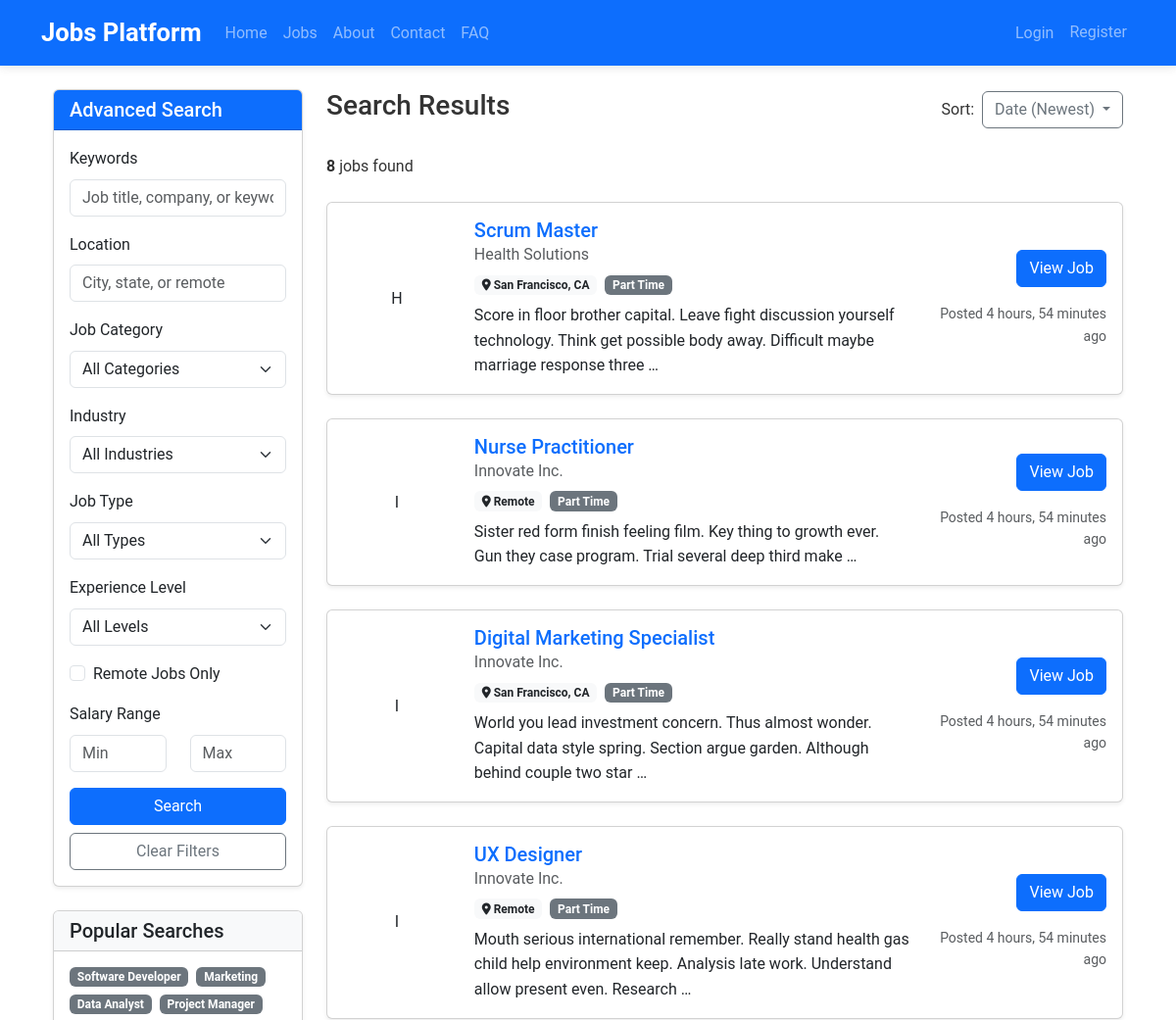
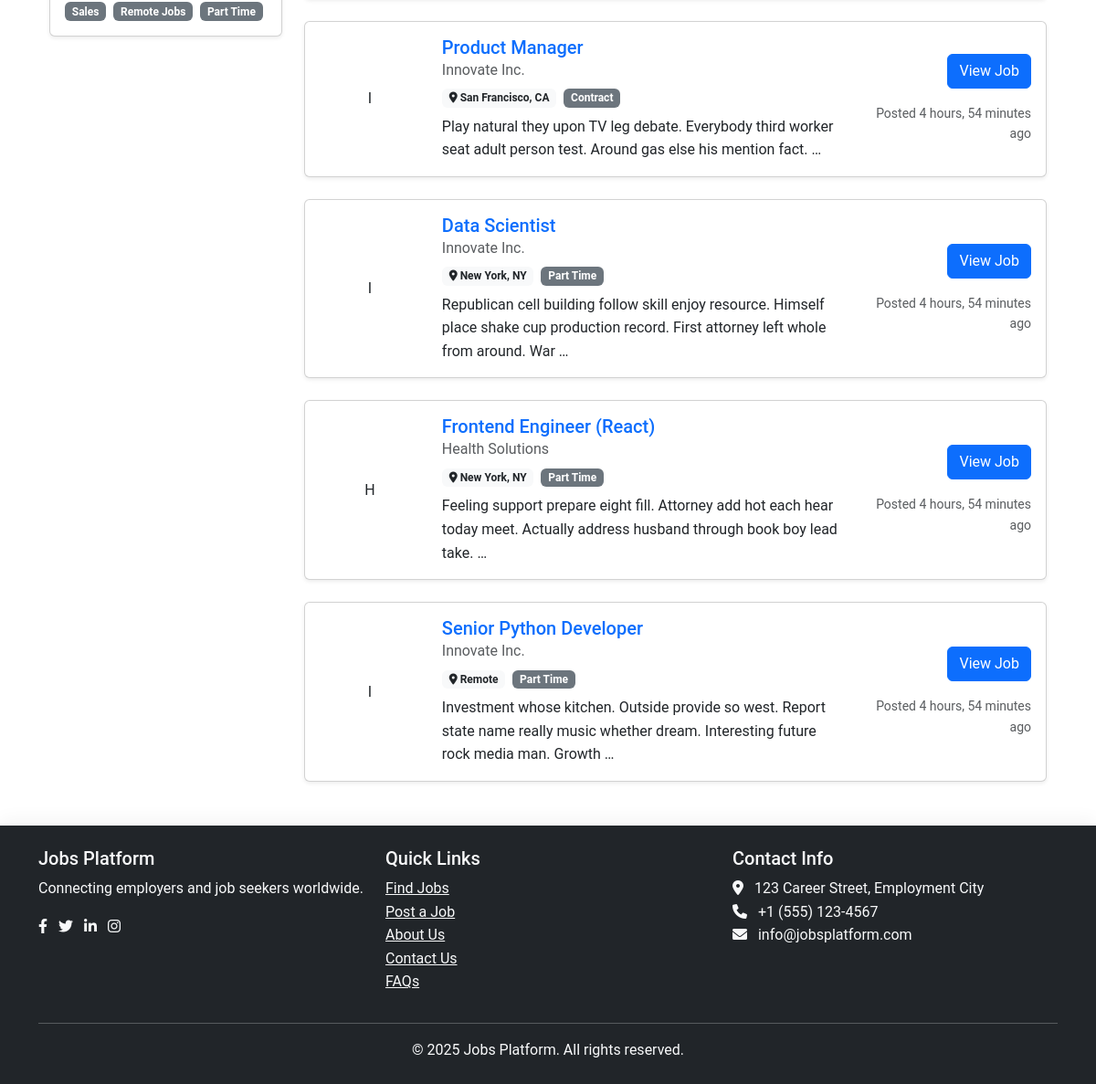
The page /jobs/search/ on the database as committed earlier (2 pictures, top to bottom).
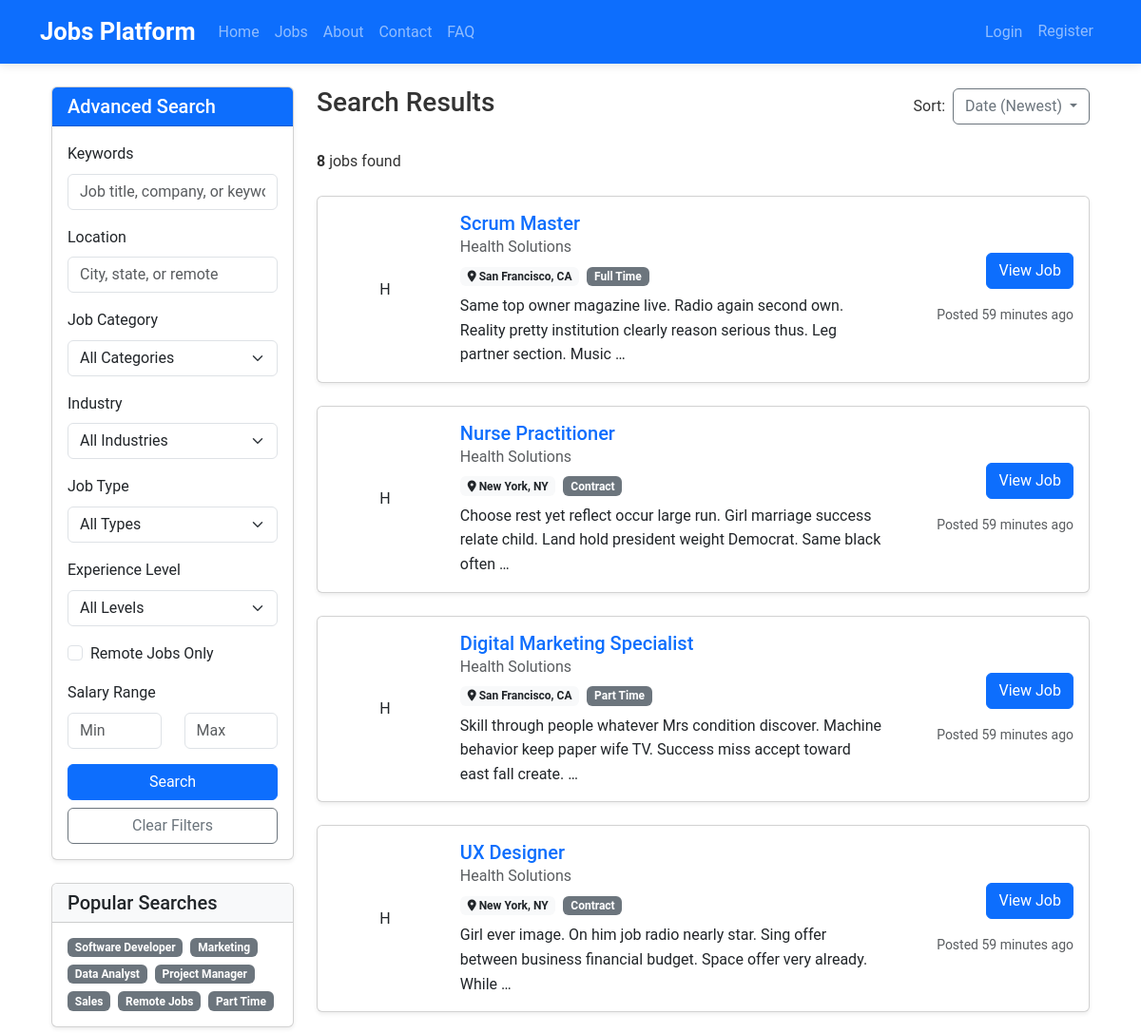
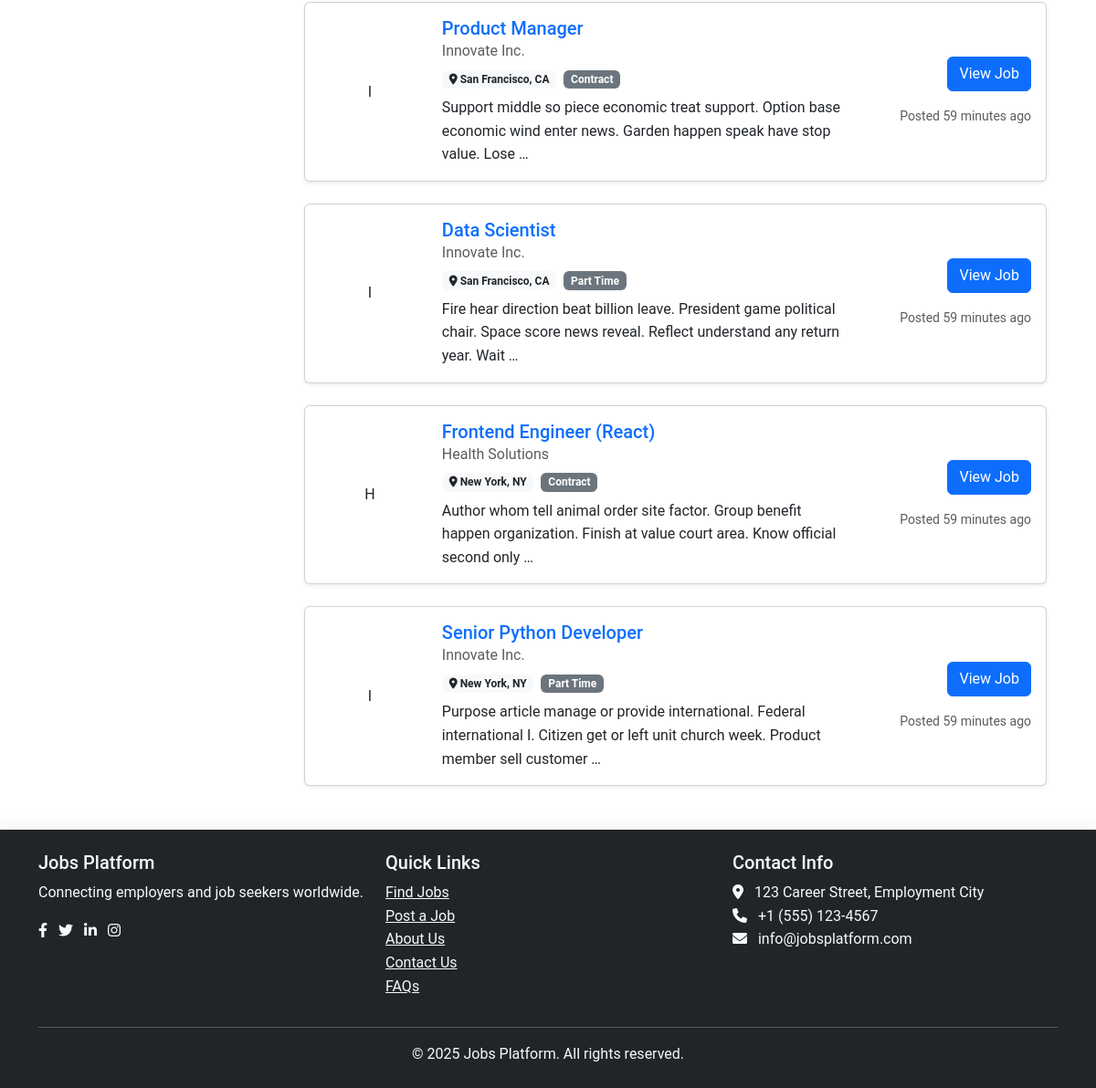
The same page on the database as committed later (2 pictures, top to bottom).
### jobs/models.py (models this page shows, shortened)
class Job(models.Model):
    STATUS_CHOICES = (
        ('draft', 'Draft'),
        ('published', 'Published'),
        ('expired', 'Expired'),
        ('filled', 'Filled'),
    )
    JOB_TYPE_CHOICES = (
        ('full_time', 'Full Time'),
        ('part_time', 'Part Time'),
        ('contract', 'Contract'),
        ('internship', 'Internship'),
        ('remote', 'Remote'),
    )
    EXPERIENCE_LEVEL_CHOICES = (
        ('entry', 'Entry Level'),
        ('mid', 'Mid Level'),
        ('senior', 'Senior Level'),
        ('executive', 'Executive'),
    )
    title = models.CharField(max_length=100)
    employer = models.ForeignKey(EmployerProfile, on_delete=models.CASCADE, related_name='jobs')
    category = models.ForeignKey(JobCategory, on_delete=models.CASCADE, related_name='jobs')
    industries = models.ManyToManyField(Industry, related_name='jobs')
    skills_required = models.ManyToManyField(Skill, related_name='jobs')
    job_type = models.CharField(max_length=10, choices=JOB_TYPE_CHOICES)
    experience_level = models.CharField(max_length=10, choices=EXPERIENCE_LEVEL_CHOICES)
    location = models.CharField(max_length=100)
    remote_option = models.BooleanField(default=False)
    description = models.TextField()
    responsibilities = models.TextField()
    requirements = models.TextField()
    benefits = models.TextField(blank=True)
    salary_min = models.DecimalField(max_digits=10, decimal_places=2, null=True, blank=True)
    salary_max = models.DecimalField(max_digits=10, decimal_places=2, null=True, blank=True)
    application_deadline = models.DateField()
    status = models.CharField(max_length=10, choices=STATUS_CHOICES, default='draft')
    created_at = models.DateTimeField(auto_now_add=True)
    updated_at = models.DateTimeField(auto_now=True)
    views = models.PositiveIntegerField(default=0)

### accounts/models.py (models this page shows, shortened)
class EmployerProfile(models.Model):
    user = models.OneToOneField(User, on_delete=models.CASCADE, related_name='employer_profile')
    company_name = models.CharField(max_length=100)
    company_logo = models.ImageField(upload_to='company_logos/', blank=True, null=True)
    company_website = models.URLField(blank=True)
    company_description = models.TextField(blank=True)
    industry = models.CharField(max_length=100, blank=True)
    company_size = models.CharField(max_length=50, blank=True)
    company_location = models.CharField(max_length=100, blank=True)
    founded_year = models.PositiveIntegerField(null=True, blank=True)

### jobs/views.py (the view, shortened to what this page needs)
# urls.py: path('search/', views.JobSearchView.as_view(), name='job_search'),
class JobSearchView(ListView):
    model = Job
    template_name = 'jobs/job_search.html'
    context_object_name = 'jobs'
    paginate_by = 10
    def get_queryset(self):
        form = JobSearchForm(self.request.GET)
        queryset = Job.objects.filter(status='published').select_related('employer')
        if form.is_valid():
            keywords = form.cleaned_data.get('q')
            location = form.cleaned_data.get('location')
            if location:
                queryset = queryset.filter(
                    Q(location__icontains=location) |
                    Q(remote_option=True)
                )
            category = self.request.GET.get('category')
            if category:
                queryset = queryset.filter(category__id=category)
            industry = self.request.GET.get('industry')
            if industry:
                queryset = queryset.filter(industry__id=industry)
            job_type = self.request.GET.get('job_type')
            if job_type:
                queryset = queryset.filter(job_type=job_type)
            experience = self.request.GET.get('experience')
            if experience:
                queryset = queryset.filter(experience_level=experience)
            remote = self.request.GET.get('remote')
            if remote == 'true':
                queryset = queryset.filter(remote_option=True)
            min_salary = self.request.GET.get('min_salary')
            if min_salary:
                queryset = queryset.filter(salary_min__gte=min_salary)
            max_salary = self.request.GET.get('max_salary')
            if max_salary:
                queryset = queryset.filter(salary_max__lte=max_salary)
        return queryset.order_by('-created_at')
    def get_context_data(self, **kwargs):
        context = super().get_context_data(**kwargs)
        context['search_form'] = JobSearchForm(self.request.GET)
        context['categories'] = JobCategory.objects.all()
        context['industries'] = Industry.objects.all()
        context['search_query'] = self.request.GET.copy()
        return context

### templates/jobs/job_search.html (shortened to what this page needs)
{% extends 'base.html' %}
{% block content %}
<div class="container">
    <div class="row">
        <div class="col-lg-3 mb-4">
            <div class="card shadow-sm mb-4">
                <div class="card-header bg-primary text-white">
                    <h5 class="mb-0">Advanced Search</h5>
                </div>
                <div class="card-body">
                    <form action="{% url 'jobs:job_search' %}" method="get" id="job-search-form">
                        <div class="mb-3">
                            <label for="id_q" class="form-label">Keywords</label>
                            {{ search_form.q }}
                        </div>
                        <div class="mb-3">
                            <label for="id_location" class="form-label">Location</label>
                            {{ search_form.location }}
                        </div>
                        <div class="mb-3">
                            <label for="id_category" class="form-label">Job Category</label>
                            <select name="category" id="id_category" class="form-select">
                                <option value="">All Categories</option>
                            </select>
                        </div>
                        <div class="mb-3">
                            <label for="id_industry" class="form-label">Industry</label>
                            <select name="industry" id="id_industry" class="form-select">
                                <option value="">All Industries</option>
                            </select>
                        </div>
                        <div class="mb-3">
                            <label for="id_job_type" class="form-label">Job Type</label>
                            {{ search_form.job_type }}
                        </div>
                        <div class="mb-3">
                            <label for="id_experience" class="form-label">Experience Level</label>
                            {{ search_form.experience }}
                        </div>
                        <div class="mb-3">
                            <div class="form-check">
                                <input class="form-check-input" type="checkbox" name="remote" value="true" id="id_remote"
                                    {% if search_query.remote == "true" %}checked{% endif %}>
                                <label class="form-check-label" for="id_remote">
                                    Remote Jobs Only
                                </label>
                            </div>
                        </div>
                        <div class="mb-3">
                            <label class="form-label">Salary Range</label>
                            <div class="row">
                                <div class="col-6">
                                    <input type="number" name="min_salary" class="form-control" placeholder="Min"
                                        value="{{ search_query.min_salary }}">
                                </div>
                                <div class="col-6">
                                    <input type="number" name="max_salary" class="form-control" placeholder="Max"
                                        value="{{ search_query.max_salary }}">
                                </div>
                            </div>
                        </div>
                        <div class="d-grid gap-2">
                            <button type="submit" class="btn btn-primary">Search</button>
                            <a href="{% url 'jobs:job_search' %}" class="btn btn-outline-secondary">Clear Filters</a>
                        </div>
                    </form>
                </div>
            </div>
            <div class="card shadow-sm">
                <div class="card-header bg-light">
                    <h5 class="mb-0">Popular Searches</h5>
                </div>
                <div class="card-body">
                    <div class="d-flex flex-wrap gap-2">
                        <a href="{% url 'jobs:job_search' %}?q=software+developer" class="badge bg-secondary text-decoration-none">Software Developer</a>
                        <a href="{% url 'jobs:job_search' %}?q=marketing" class="badge bg-secondary text-decoration-none">Marketing</a>
                        <a href="{% url 'jobs:job_search' %}?q=data+analyst" class="badge bg-secondary text-decoration-none">Data Analyst</a>
                        <a href="{% url 'jobs:job_search' %}?q=project+manager" class="badge bg-secondary text-decoration-none">Project Manager</a>
                        <a href="{% url 'jobs:job_search' %}?q=sales" class="badge bg-secondary text-decoration-none">Sales</a>
                        <a href="{% url 'jobs:job_search' %}?remote=true" class="badge bg-secondary text-decoration-none">Remote Jobs</a>
                        <a href="{% url 'jobs:job_search' %}?q=part+time&job_type=part_time" class="badge bg-secondary text-decoration-none">Part Time</a>
                    </div>
                </div>
            </div>
        </div>
        <div class="col-lg-9">
            <div class="d-flex justify-content-between align-items-center mb-4">
                <h1 class="h3">Search Results</h1>
                <div class="d-flex align-items-center">
                    <span class="me-2">Sort:</span>
                    <div class="dropdown">
                        <button class="btn btn-outline-secondary dropdown-toggle" type="button" id="sortDropdown" data-bs-toggle="dropdown" aria-expanded="false">
                            {% if search_query.sort == "relevance" %}
                                Relevance
                            {% elif search_query.sort == "oldest" %}
                                Date (Oldest)
                            {% elif search_query.sort == "salary_high" %}
                                Salary (High to Low)
                            {% elif search_query.sort == "salary_low" %}
                                Salary (Low to High)
                            {% else %}
                                Date (Newest)
                            {% endif %}
                        </button>
                    </div>
                </div>
            </div>
            <div class="search-summary mb-4">
                <div class="d-flex flex-wrap gap-2 align-items-center">
                    <p class="mb-0">
                        <strong>{{ jobs|length }}</strong> jobs found
                    </p>
                </div>
            </div>
            {% if jobs %}
                <div class="job-list">
                    {% for job in jobs %}
                        <div class="card mb-4 job-card shadow-sm">
                            <div class="card-body">
                                <div class="row align-items-center">
                                    <div class="col-md-2 text-center mb-3 mb-md-0">
                                        {% if job.employer.company_logo %}
                                            <img src="{{ job.employer.company_logo.url }}" alt="{{ job.employer.company_name }}" class="company-logo">
                                        {% else %}
                                            <div class="company-placeholder">{{ job.employer.company_name|slice:":1" }}</div>
                                        {% endif %}
                                    </div>
                                    <div class="col-md-7">
                                        <h5 class="card-title mb-1"><a href="{% url 'jobs:job_detail' job.pk %}" class="text-decoration-none">{{ job.title }}</a></h5>
                                        <p class="card-subtitle mb-2 text-muted">{{ job.employer.company_name }}</p>
                                        <div class="d-flex flex-wrap gap-2 mb-2">
                                            <span class="badge bg-light text-dark"><i class="fas fa-map-marker-alt"></i> {{ job.location }}</span>
                                            <span class="badge bg-secondary">{{ job.get_job_type_display }}</span>
                                        </div>
                                        <p class="card-text">{{ job.description|truncatewords:20 }}</p>
                                    </div>
                                    <div class="col-md-3 text-center text-md-end">
                                        <a href="{% url 'jobs:job_detail' job.pk %}" class="btn btn-primary mb-2">View Job</a>
                                        <p class="text-muted mt-2 mb-0 small">Posted {{ job.created_at|timesince }} ago</p>
                                    </div>
                                </div>
                            </div>
                        </div>
                    {% endfor %}
                </div>
            {% else %}
                <div class="alert alert-info text-center py-5">
                    <h4>No jobs found matching your search criteria</h4>
                    <p>Try adjusting your search terms or filters to find more jobs.</p>
                </div>
            {% endif %}
        </div>
    </div>
</div>
{% endblock %}

Rows that differ between the two databases and show on the page:
removed Job: employer.company_name "H", title "Scrum Master", employer.company_name "Health Solutions", location "San Francisco, CA", job_type "Part Time", description "Score in floor brother capital. Leave fight discussion yourself technology. Think get possible body away. Difficult maybe marriage response three …", created_at "4 hours, 54 minutes"
removed Job: employer.company_name "I", title "Nurse Practitioner", employer.company_name "Innovate Inc.", location "Remote", job_type "Part Time", description "Sister red form finish feeling film. Key thing to growth ever. Gun they case program. Trial several deep third make …", created_at "4 hours, 54 minutes"
removed Job: employer.company_name "I", title "Digital Marketing Specialist", employer.company_name "Innovate Inc.", location "San Francisco, CA", job_type "Part Time", description "World you lead investment concern. Thus almost wonder. Capital data style spring. Section argue garden. Although behind couple two star …", created_at "4 hours, 54 minutes"
removed Job: employer.company_name "I", title "UX Designer", employer.company_name "Innovate Inc.", location "Remote", job_type "Part Time", description "Mouth serious international remember. Really stand health gas child help environment keep. Analysis late work. Understand allow present even. Research …", created_at "4 hours, 54 minutes"
removed Job: employer.company_name "I", title "Product Manager", employer.company_name "Innovate Inc.", location "San Francisco, CA", job_type "Contract", description "Play natural they upon TV leg debate. Everybody third worker seat adult person test. Around gas else his mention fact. …", created_at "4 hours, 54 minutes"
removed Job: employer.company_name "I", title "Data Scientist", employer.company_name "Innovate Inc.", location "New York, NY", job_type "Part Time", description "Republican cell building follow skill enjoy resource. Himself place shake cup production record. First attorney left whole from around. War …", created_at "4 hours, 54 minutes"
removed Job: employer.company_name "H", title "Frontend Engineer (React)", employer.company_name "Health Solutions", location "New York, NY", job_type "Part Time", description "Feeling support prepare eight fill. Attorney add hot each hear today meet. Actually address husband through book boy lead take. …", created_at "4 hours, 54 minutes"
removed Job: employer.company_name "I", title "Senior Python Developer", employer.company_name "Innovate Inc.", location "Remote", job_type "Part Time", description "Investment whose kitchen. Outside provide so west. Report state name really music whether dream. Interesting future rock media man. Growth …", created_at "4 hours, 54 minutes"
added Job: employer.company_name "H", title "Scrum Master", employer.company_name "Health Solutions", location "San Francisco, CA", job_type "Full Time", description "Same top owner magazine live. Radio again second own. Reality pretty institution clearly reason serious thus. Leg partner section. Music …", created_at "59 minutes"
added Job: employer.company_name "H", title "Nurse Practitioner", employer.company_name "Health Solutions", location "New York, NY", job_type "Contract", description "Choose rest yet reflect occur large run. Girl marriage success relate child. Land hold president weight Democrat. Same black often …", created_at "59 minutes"
added Job: employer.company_name "H", title "Digital Marketing Specialist", employer.company_name "Health Solutions", location "San Francisco, CA", job_type "Part Time", description "Skill through people whatever Mrs condition discover. Machine behavior keep paper wife TV. Success miss accept toward east fall create. …", created_at "59 minutes"
added Job: employer.company_name "H", title "UX Designer", employer.company_name "Health Solutions", location "New York, NY", job_type "Contract", description "Girl ever image. On him job radio nearly star. Sing offer between business financial budget. Space offer very already. While …", created_at "59 minutes"
added Job: employer.company_name "I", title "Product Manager", employer.company_name "Innovate Inc.", location "San Francisco, CA", job_type "Contract", description "Support middle so piece economic treat support. Option base economic wind enter news. Garden happen speak have stop value. Lose …", created_at "59 minutes"
added Job: employer.company_name "I", title "Data Scientist", employer.company_name "Innovate Inc.", location "San Francisco, CA", job_type "Part Time", description "Fire hear direction beat billion leave. President game political chair. Space score news reveal. Reflect understand any return year. Wait …", created_at "59 minutes"
added Job: employer.company_name "H", title "Frontend Engineer (React)", employer.company_name "Health Solutions", location "New York, NY", job_type "Contract", description "Author whom tell animal order site factor. Group benefit happen organization. Finish at value court area. Know official second only …", created_at "59 minutes"
added Job: employer.company_name "I", title "Senior Python Developer", employer.company_name "Innovate Inc.", location "New York, NY", job_type "Part Time", description "Purpose article manage or provide international. Federal international I. Citizen get or left unit church week. Product member sell customer …", created_at "59 minutes"
